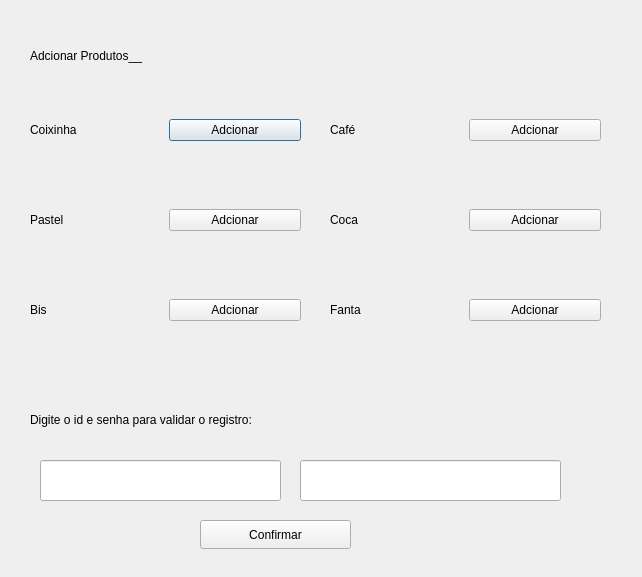
<?xml version="1.0" encoding="UTF-8"?>
<ui version="4.0">
 <class>AdcionarProdutoJanela</class>
 <widget class="QDialog" name="AdcionarProdutoJanela">
  <property name="geometry">
   <rect>
    <x>0</x>
    <y>0</y>
    <width>642</width>
    <height>577</height>
   </rect>
  </property>
  <property name="windowTitle">
   <string>Dialog</string>
  </property>
  <widget class="QLabel" name="label">
   <property name="geometry">
    <rect>
     <x>30</x>
     <y>10</y>
     <width>331</width>
     <height>91</height>
    </rect>
   </property>
   <property name="styleSheet">
    <string notr="true">font: 18pt &quot;Segoe UI&quot;;
color: rgb(0, 0, 0);</string>
   </property>
   <property name="text">
    <string>Adcionar Produtos__</string>
   </property>
  </widget>
  <widget class="QWidget" name="horizontalLayoutWidget">
   <property name="geometry">
    <rect>
     <x>30</x>
     <y>90</y>
     <width>271</width>
     <height>80</height>
    </rect>
   </property>
   <layout class="QHBoxLayout" name="horizontalLayout">
    <item>
     <widget class="QLabel" name="label_2">
      <property name="styleSheet">
       <string notr="true">color: rgb(0, 0, 0);
font: 16pt &quot;Segoe UI&quot;;</string>
      </property>
      <property name="text">
       <string>Coixinha</string>
      </property>
     </widget>
    </item>
    <item>
     <widget class="QPushButton" name="CoixinhaButton">
      <property name="text">
       <string>Adcionar</string>
      </property>
     </widget>
    </item>
   </layout>
  </widget>
  <widget class="QWidget" name="horizontalLayoutWidget_2">
   <property name="geometry">
    <rect>
     <x>30</x>
     <y>180</y>
     <width>271</width>
     <height>80</height>
    </rect>
   </property>
   <layout class="QHBoxLayout" name="horizontalLayout_2">
    <item>
     <widget class="QLabel" name="label_3">
      <property name="styleSheet">
       <string notr="true">color: rgb(0, 0, 0);
font: 16pt &quot;Segoe UI&quot;;</string>
      </property>
      <property name="text">
       <string>Pastel</string>
      </property>
     </widget>
    </item>
    <item>
     <widget class="QPushButton" name="AdcionarPastel">
      <property name="text">
       <string>Adcionar</string>
      </property>
     </widget>
    </item>
   </layout>
  </widget>
  <widget class="QWidget" name="horizontalLayoutWidget_3">
   <property name="geometry">
    <rect>
     <x>30</x>
     <y>270</y>
     <width>271</width>
     <height>80</height>
    </rect>
   </property>
   <layout class="QHBoxLayout" name="horizontalLayout_3">
    <item>
     <widget class="QLabel" name="label_4">
      <property name="styleSheet">
       <string notr="true">color: rgb(0, 0, 0);
font: 16pt &quot;Segoe UI&quot;;</string>
      </property>
      <property name="text">
       <string>Bis</string>
      </property>
     </widget>
    </item>
    <item>
     <widget class="QPushButton" name="AdcionarBisButton">
      <property name="text">
       <string>Adcionar</string>
      </property>
     </widget>
    </item>
   </layout>
  </widget>
  <widget class="QWidget" name="horizontalLayoutWidget_4">
   <property name="geometry">
    <rect>
     <x>330</x>
     <y>180</y>
     <width>271</width>
     <height>80</height>
    </rect>
   </property>
   <layout class="QHBoxLayout" name="horizontalLayout_4">
    <item>
     <widget class="QLabel" name="label_5">
      <property name="styleSheet">
       <string notr="true">color: rgb(0, 0, 0);
font: 16pt &quot;Segoe UI&quot;;</string>
      </property>
      <property name="text">
       <string>Coca</string>
      </property>
     </widget>
    </item>
    <item>
     <widget class="QPushButton" name="AdcionarCocaButton">
      <property name="text">
       <string>Adcionar</string>
      </property>
     </widget>
    </item>
   </layout>
  </widget>
  <widget class="QWidget" name="horizontalLayoutWidget_5">
   <property name="geometry">
    <rect>
     <x>330</x>
     <y>90</y>
     <width>271</width>
     <height>80</height>
    </rect>
   </property>
   <layout class="QHBoxLayout" name="horizontalLayout_5">
    <item>
     <widget class="QLabel" name="label_6">
      <property name="styleSheet">
       <string notr="true">color: rgb(0, 0, 0);
font: 16pt &quot;Segoe UI&quot;;</string>
      </property>
      <property name="text">
       <string>Café</string>
      </property>
     </widget>
    </item>
    <item>
     <widget class="QPushButton" name="AdcionaCafeButton">
      <property name="text">
       <string>Adcionar</string>
      </property>
     </widget>
    </item>
   </layout>
  </widget>
  <widget class="QWidget" name="horizontalLayoutWidget_6">
   <property name="geometry">
    <rect>
     <x>330</x>
     <y>270</y>
     <width>271</width>
     <height>80</height>
    </rect>
   </property>
   <layout class="QHBoxLayout" name="horizontalLayout_6">
    <item>
     <widget class="QLabel" name="label_7">
      <property name="styleSheet">
       <string notr="true">color: rgb(0, 0, 0);
font: 16pt &quot;Segoe UI&quot;;</string>
      </property>
      <property name="text">
       <string>Fanta</string>
      </property>
     </widget>
    </item>
    <item>
     <widget class="QPushButton" name="AdcionarFantaButton">
      <property name="text">
       <string>Adcionar</string>
      </property>
     </widget>
    </item>
   </layout>
  </widget>
  <widget class="QLabel" name="label_8">
   <property name="geometry">
    <rect>
     <x>30</x>
     <y>379</y>
     <width>581</width>
     <height>81</height>
    </rect>
   </property>
   <property name="styleSheet">
    <string notr="true">font: 18pt &quot;Segoe UI&quot;;
color: rgb(0, 0, 0);</string>
   </property>
   <property name="text">
    <string>Digite o id e senha para validar o registro:</string>
   </property>
  </widget>
  <widget class="QLineEdit" name="SenhaEditLine">
   <property name="enabled">
    <bool>true</bool>
   </property>
   <property name="geometry">
    <rect>
     <x>300</x>
     <y>460</y>
     <width>261</width>
     <height>41</height>
    </rect>
   </property>
   <property name="echoMode">
    <enum>QLineEdit::Password</enum>
   </property>
  </widget>
  <widget class="QPushButton" name="ConfirmarButton">
   <property name="geometry">
    <rect>
     <x>200</x>
     <y>520</y>
     <width>151</width>
     <height>29</height>
    </rect>
   </property>
   <property name="text">
    <string>Confirmar</string>
   </property>
  </widget>
  <widget class="QLineEdit" name="IdLineEdit">
   <property name="geometry">
    <rect>
     <x>40</x>
     <y>460</y>
     <width>241</width>
     <height>41</height>
    </rect>
   </property>
  </widget>
 </widget>
 <resources/>
 <connections/>
</ui>
